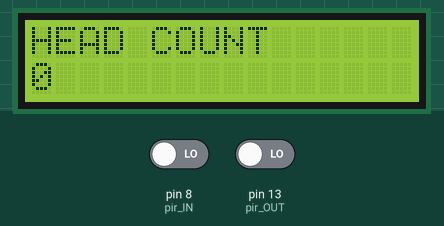
This sketch was run on a simulated Arduino Uno, built with avr-gcc and run on an emulated ATmega328P. On the bench: 16×2 character LCD. The inputs (shaded band) are chosen by the test bench; at power-on: pin 8 (pir_IN) LOW, pin 13 (pir_OUT) LOW.

Above: at 1.2 s.
1.3 s: pin 8 (pir_IN) driven HIGH
At 4.5 s:
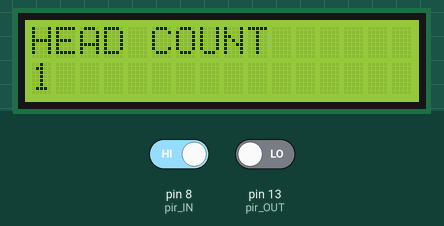
At 6.0 s:
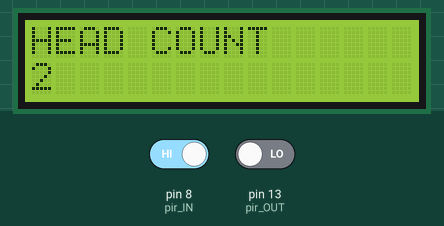
Timing chart, 0 to 7.5 s (numbered marks = the images above; inputs shaded):
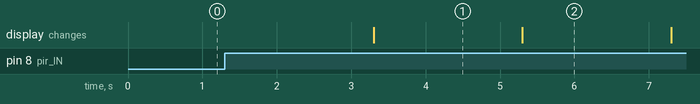

Measured:
- after the input at 1.3 s, the display: changes after 2.0 s (image 1)
- what the display in image 1 shows lasts 2.0 s, from 3.3 s to 5.3 s

The sketch:

Supermarket_headcount_PIR.ino
```cpp
#include <LiquidCrystal.h>

LiquidCrystal lcd(12, 11, 5, 4, 3, 2);

int pir_IN = 8;
int pir_OUT = 13;

int in_signal = 0;
int out_signal = 0;

int n = 0;

void setup() {
  lcd.begin(16, 2);
  lcd.print("HEAD COUNT");
  pinMode(pir_IN,INPUT);
  pinMode(pir_OUT,INPUT);
}

void loop() {
  lcd.setCursor(0, 1);
  lcd.print(n);
  in_signal = digitalRead(pir_IN);
  out_signal = digitalRead(pir_OUT);
  if(in_signal == HIGH){
    n = n+1;
    delay(2000);//assuming a person takes 2 seconds to get past the range of the sensor
    in_signal=0;
  }
  if(out_signal == HIGH){
    if(n != 0){
    	n = n-1;
        delay(2000);//assuming a person takes 2 seconds to get past the range of the sensor
    }
    out_signal=0;
  }
}
 
```
